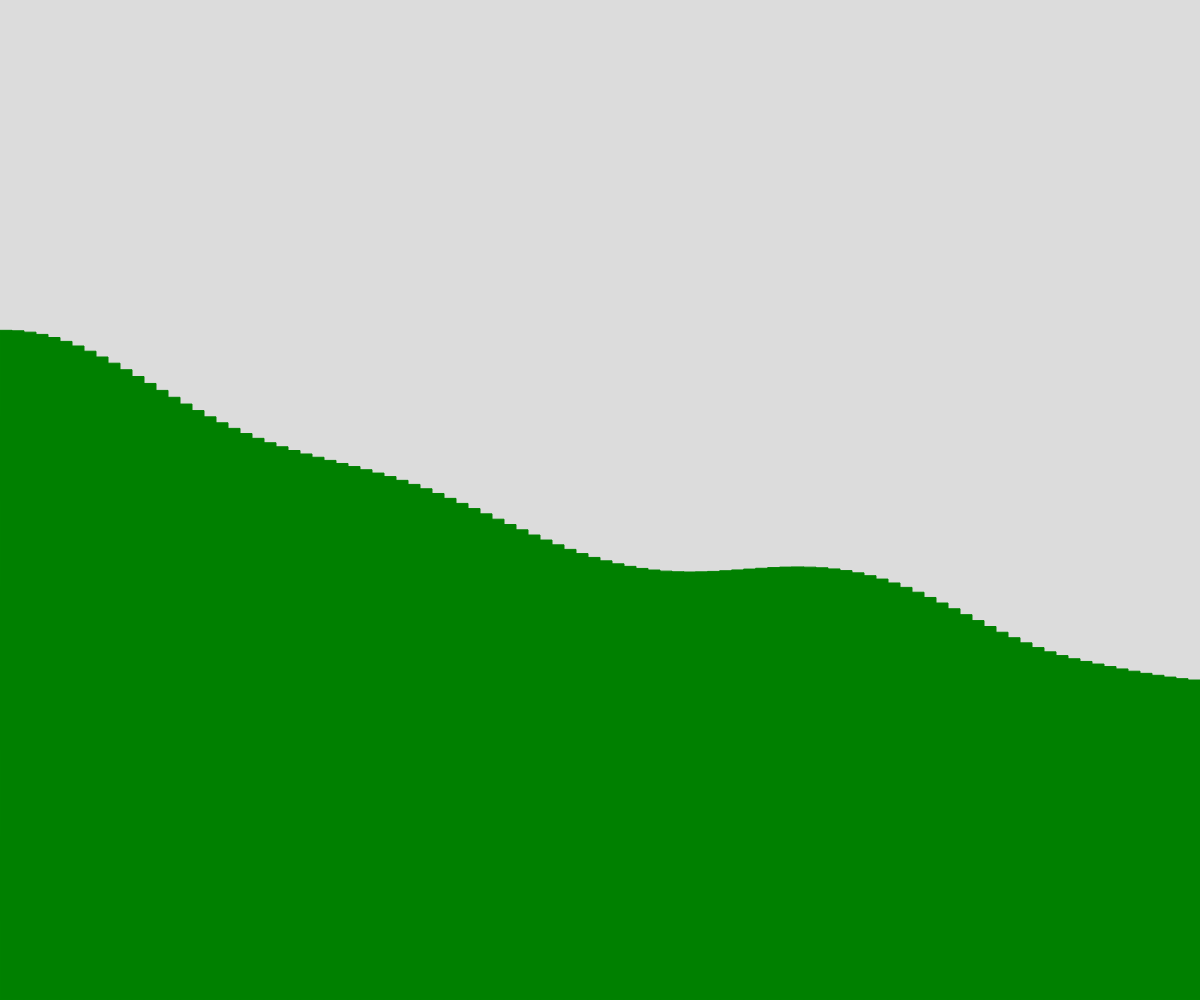
Frame 1 (no input)
Frame 60 (no input): identical to frame 1, image omitted
Frame 120 (the mouse pressed at the canvas centre since frame 60): identical to frame 1, image omitted

The p5.js sketch that drew this single still picture (run headless with seeded random() and noise() and a simulated clock; from frame 60 on, the mouse is pressed at the canvas centre):

// p5.js sketch
// ── sketch.js
// Project Title
// Your Name
// Date
//
// Extra for Experts:
// - describe what you did to take this project "above and beyond"


let terrain = [];
const NUMBER_OF_RECTS = 100;

function setup() {
  createCanvas(windowWidth, windowHeight);
  generateTerrain();
}


function draw() {
  background(220);
  fill("green");
  stroke("green")

  for (let theRect of terrain) {
    rect(theRect.x, theRect.y, theRect.w, theRect.h);
  }
}

function generateTerrain(){
  let theWidth = width/NUMBER_OF_RECTS;
  let time = 0;
  let deltatime = 0.007;
  for (let i = 0; i < NUMBER_OF_RECTS; i++) {
    let theHeight = noise(time)*height;
    let someRect = spawnRectangle(theWidth*i, theWidth, theHeight);
    terrain.push(someRect);
    time+=deltatime;
  }
}

function spawnRectangle(leftSide, rectWidth, rectHeight) {
  let theRect = {
    x: leftSide, 
    y: height - rectHeight,
    w: rectWidth,
    h: rectHeight,
  };

  return theRect;
}
